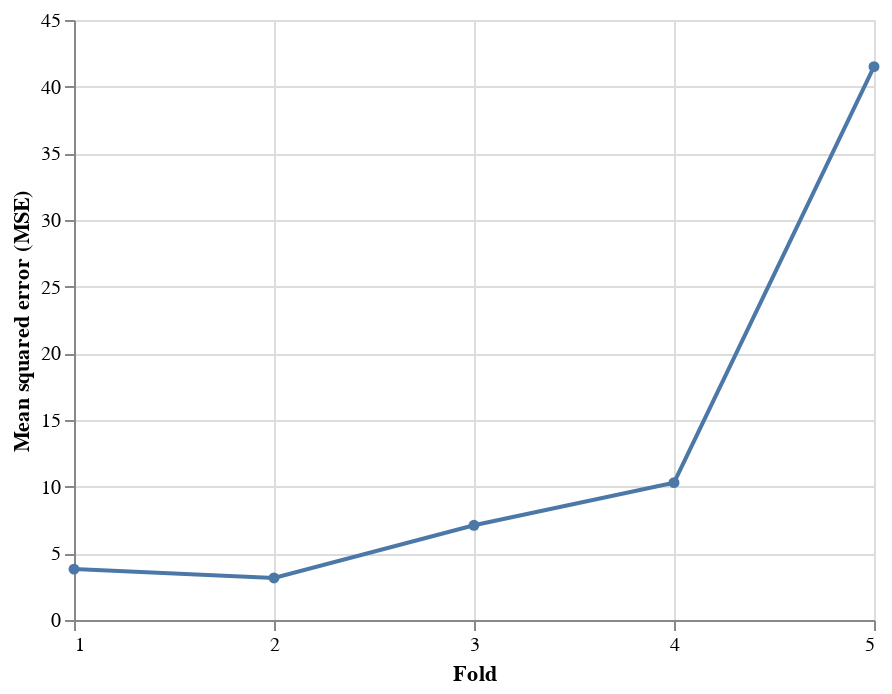

Here is the notebook cell this chart was saved with:
### Markdown cell above
Nun erstellen wir die Kreuzvalidierung der Daten mit 5 Folds

### Code cell
scores = cross_val_score(reg, X_train, y_train, cv=5, scoring='neg_mean_squared_error') *-1
# store cross-validation scores
df_scores = pd.DataFrame({"lr": scores})

# reset index to match the number of folds
df_scores.index += 1

alt.Chart(df_scores.reset_index()).mark_line(
     point=alt.OverlayMarkDef()
).encode(
    x=alt.X("index", bin=False, title="Fold", axis=alt.Axis(tickCount=5)),
    y=alt.Y("lr", aggregate="mean", title="Mean squared error (MSE)")
)

### Figure 1 — Vega-Lite specification as saved in the notebook (floating-point values rounded to 4 significant figures)
{"config": {"view": {"continuousWidth": 400, "continuousHeight": 300}}, "data": {"name": "data-590ce633e7ccef99772486c4e9a7a5e5"}, "mark": {"type": "line", "point": {}}, "encoding": {"x": {"axis": {"tickCount": 5}, "bin": false, "field": "index", "title": "Fold", "type": "quantitative"}, "y": {"aggregate": "mean", "field": "lr", "title": "Mean squared error (MSE)", "type": "quantitative"}}, "$schema": "https://vega.github.io/schema/vega-lite/v4.17.0.json", "datasets": {"data-590ce633e7ccef99772486c4e9a7a5e5": [{"index": 1, "lr": 3.816}, {"index": 2, "lr": 3.156}, {"index": 3, "lr": 7.104}, {"index": 4, "lr": 10.3}, {"index": 5, "lr": 41.5}]}}
